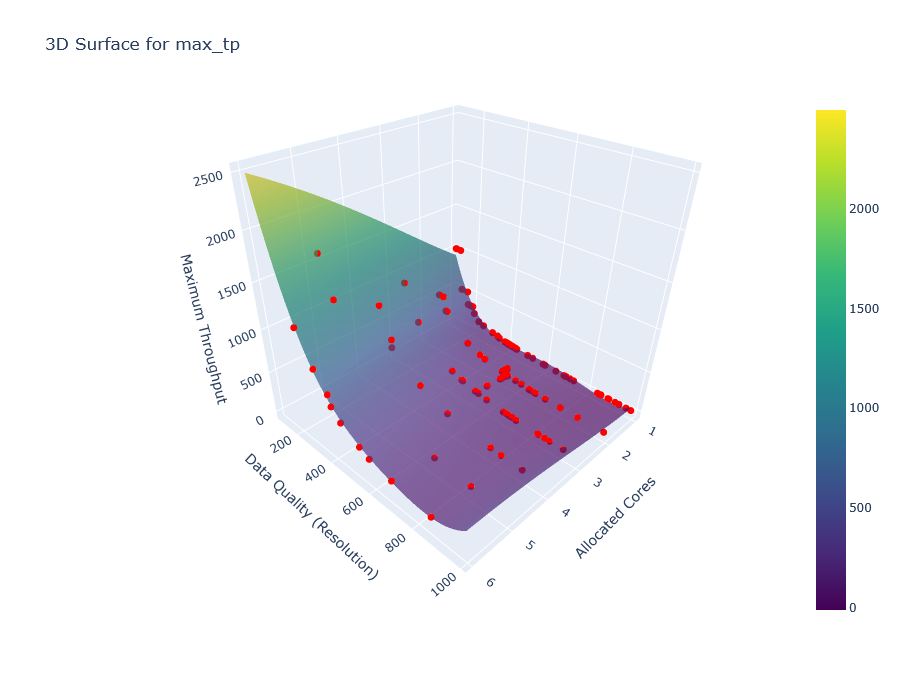
#> input picture experiments/tsc/E1/regression/QR.png, 900 x 700 px
$ python crop.py
#> lines starting #> are read from the running program, lines starting #| are printed output that depends on the picture
from PIL import Image

# Define image file paths
image_paths = ['QR.png', 'CV.png', 'PC.png']
output_paths = ['E1_QR_cropped.png', 'E1_CV_cropped.png', 'E1_PC_cropped.png']

# Define crop area (left, upper, right, lower)
# For example: crop a 200x200 square from (50, 50)
crop_box = (175, 105, 705, 600)

# Crop and save
for in_path, out_path in zip(image_paths, output_paths):
    with Image.open(in_path) as img:
#> img is the input picture: PIL image 900x700 RGBA; mean R, G, B, A 233.4, 235.2, 238.9, 255
        cropped = img.crop(crop_box)
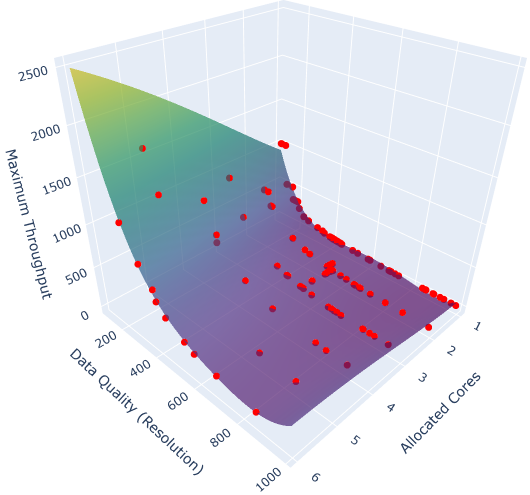
#> cropped: PIL image 530x495 RGBA; mean R, G, B, A 213.6, 214.9, 225.1, 255
        cropped.save(out_path)
#> pass 2 of the loop `for in_path, out_path in zip(image_paths, output_paths):`:
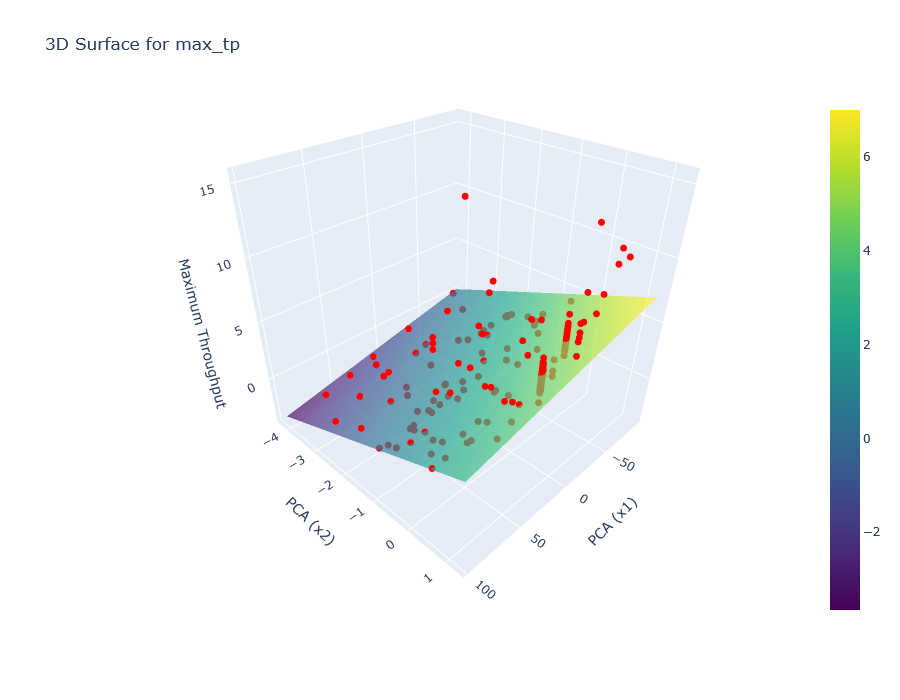
#> input picture experiments/tsc/E1/regression/CV.png, 900 x 700 px
#> img is the input picture: PIL image 900x700 RGBA; mean R, G, B, A 238.6, 243.3, 243.6, 255
#> `cropped = img.crop(crop_box)`:
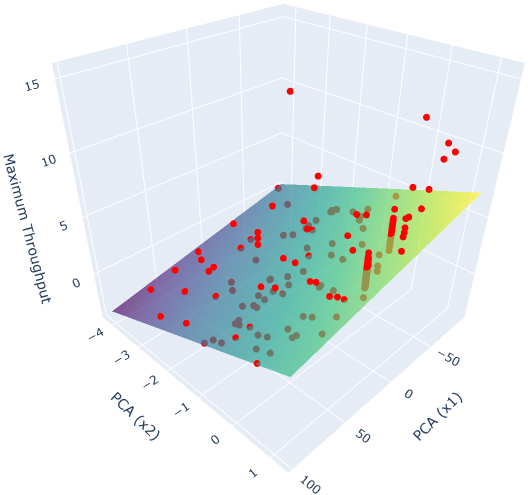
#> cropped: PIL image 530x495 RGBA; mean R, G, B, A 226.1, 234.2, 236.3, 255
#> pass 3 of the loop `for in_path, out_path in zip(image_paths, output_paths):`:
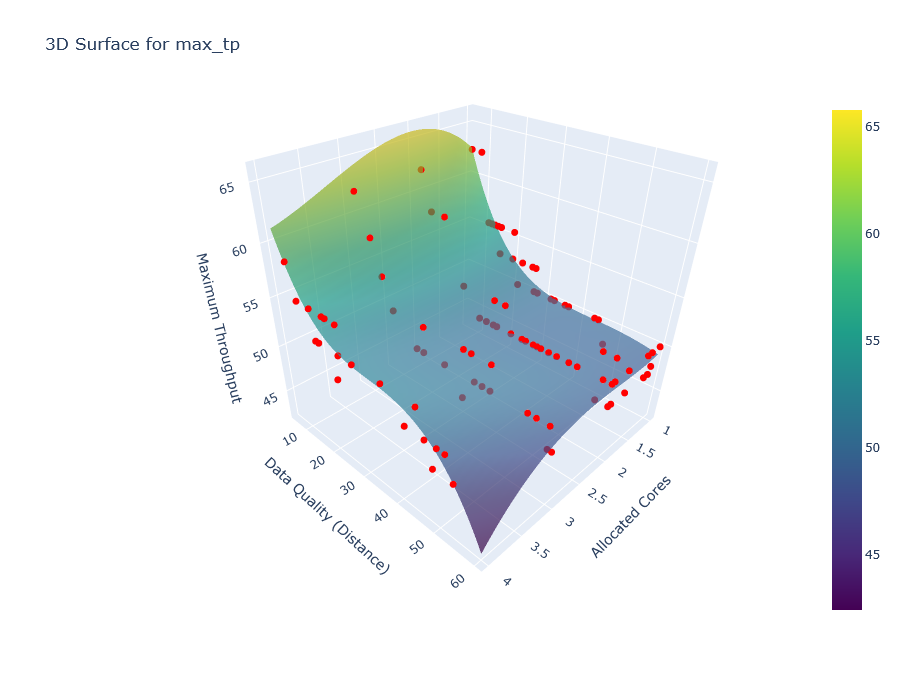
#> input picture experiments/tsc/E1/regression/PC.png, 900 x 700 px
#> img is the input picture: PIL image 900x700 RGBA; mean R, G, B, A 231.2, 237.7, 238.1, 255
#> `cropped = img.crop(crop_box)`:
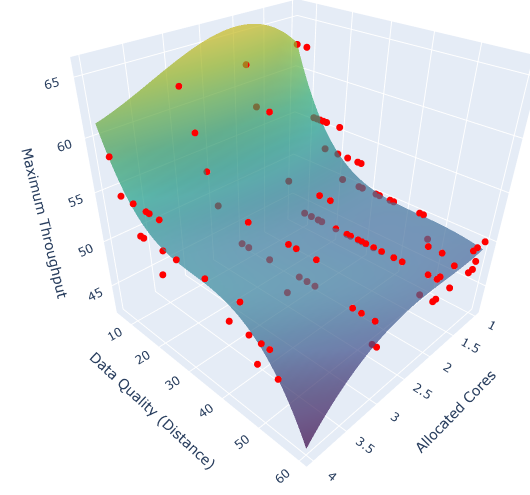
#> cropped: PIL image 530x495 RGBA; mean R, G, B, A 208.4, 220.8, 223.2, 255

print("Done cropping.")
